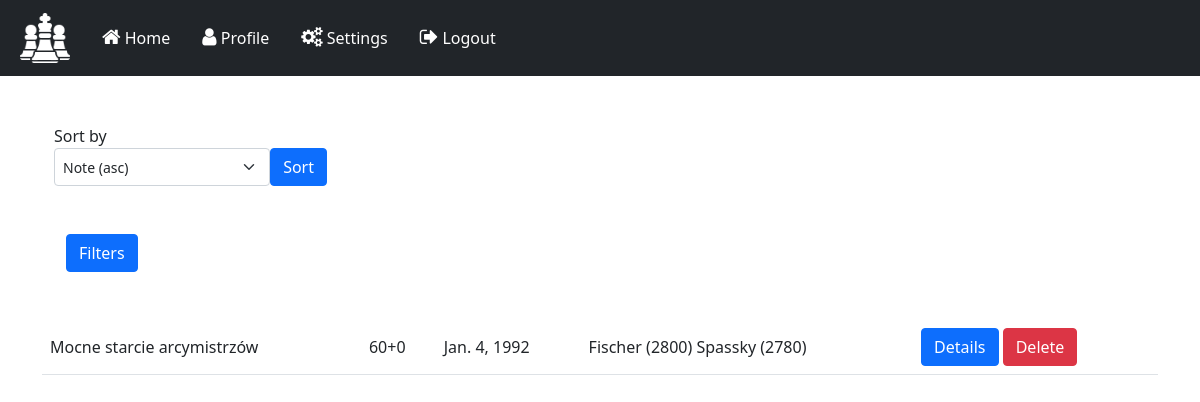
Before: /game/ (signed in) with the older database file.
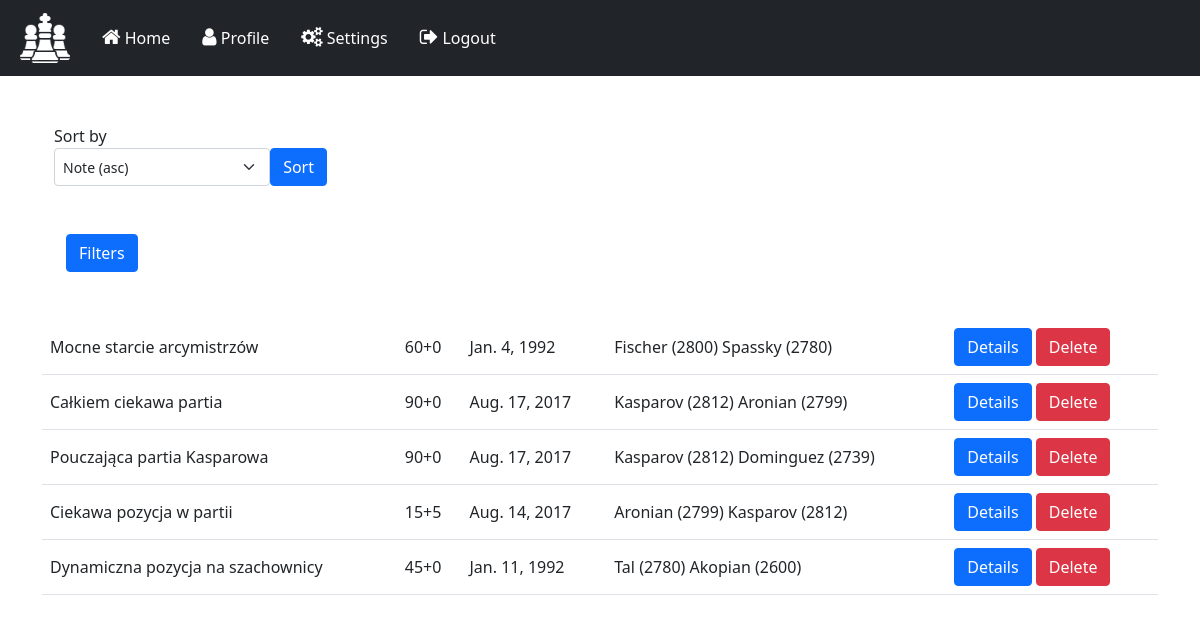
After: the same page with the newer database file.
### archive/models.py (models this page shows, shortened)
class ChessGame(models.Model):
    user = models.ForeignKey(User, on_delete=models.CASCADE, default=0)
    game_time = models.ForeignKey(GameTime, on_delete=models.CASCADE, default=0)
    note = models.TextField()
    game_date = models.DateField()

class GameTime(models.Model):
    game_time = models.IntegerField()
    time_increment = models.IntegerField()

class PlayerDetail(models.Model):
    rate = models.IntegerField()
    color = models.CharField(max_length=6, choices=COLORS, default='white')
    player = models.ForeignKey(ChessPlayer, on_delete=models.CASCADE, default=0)
    game = models.ForeignKey(ChessGame, on_delete=models.CASCADE, default=0)

class ChessPlayer(models.Model):
    name = models.CharField(max_length=255)

### archive/views.py (the view, shortened to what this page needs)
# urls.py: path('game/', GameList.as_view(template_name='list.html'), name='list'),
class GameList(generic.ListView, LoginRequiredMixin):
    model = ChessGame
    def get_queryset(self):
        player_name = self.request.GET.get('player_name', False)
        date_from = self.request.GET.get('date_from', False)
        date_to = self.request.GET.get('date_to', False)
        ranking_from = self.request.GET.get('ranking_from', False)
        ranking_to = self.request.GET.get('ranking_to', False)
        game_time = self.request.GET.get('game_time', False)
        first_move = self.request.GET.get('first_move', False)
        selected_option = self.request.GET.get('sorting_options', False)
        games = super().get_queryset().filter(user=self.request.user)
        if player_name:
            games = games.filter(playerdetail__player__name=player_name)
        if date_from:
            games = games.filter(game_date__gte=date_from)
        if date_to:
            games = games.filter(game_date__lte=date_to)
        if ranking_from:
            games = games.filter(playerdetail__rate__gte=ranking_from)
        if ranking_to:
            games = games.filter(playerdetail__rate__lte=ranking_to)
        if game_time:
            games = games.filter(game_time__game_time=game_time)
        if first_move:
            games = games.filter(movement__move_nr=1, movement__white_move=first_move)
        return games

### archive/templates/list.html (shortened to what this page needs)
{% extends 'layout.html' %}
{% load static %}
{% block content %}
{% if user.is_authenticated %}
<div class="container d-flex justify-content-center flex-column">
  <div class="col-md-3 my-5">
      <label for="sorting_options">Sort by</label>
      <form method="get" action="{% url 'list' %}" class=" d-flex">
        <select id="sorting_options" name="sorting_options" class="form-select form-select-sm mr-3">
          <option value="note" selected>Note (asc)</option>
        </select>
        <button class="btn btn-primary" type="submit">Sort</button>
      </form>
  </div>
  <div class="mb-5 container">
    <button class="btn btn-primary" type="button" data-bs-toggle="collapse" data-bs-target="#filters" aria-expanded="false" aria-controls="collapseExample">
      Filters
    </button>
  </div>
</div>
<table class="table align-middle">
  <tbody>
    {% for game in object_list %}
      <tr>
        <td>{{ game.note }}</td>
        <td>{{ game.game_time.game_time }}+{{ game.game_time.time_increment }}</td>
        <td>{{ game.game_date }}</td>
        <td>
          {% for player_detail in game.playerdetail_set.all %}
            {{ player_detail.player.name }} ({{ player_detail.rate }})
          {% endfor %}
        </td>
        <td>
          <a class="btn btn-primary" href="{% url 'details' pk=game.id %}" role="button">Details</a>
          <a class="btn btn-danger" href="{% url 'delete-game' game.id %}" role="button">Delete</a>
        </td>
      </tr>
    {% endfor %}
  </tbody>
</table>
{% else %}
<div class="container text-center">
    <h2 class="text-center">You are not logged in</h2>
    <a href="{% url 'login' %}">Log In</a>
</div>
{% endif %}
{% endblock %}

### templates/layout.html (shortened to what this page needs)
{% extends 'base.html' %}
{% block body %}
    {% load static %}
    <nav class="navbar navbar-expand-lg bg-dark navbar-dark">
        <a class="navbar-brand" href="/">
            <img src="{% static 'archive/images/chess.png' %}" alt="Site logo" style="margin-left: 20px; width: 50px;">
        </a>
        <div class="collapse navbar-collapse" id="navbarNav">
            <ul class="nav justify-content-center">
                <li class="nav-item active">
                    <a class="nav-link text-white" href="/">
                        <i class="fa fa-home" aria-hidden="true" style="color: white; font-size: 20px;"></i>
                        Home
                    </a>
                </li>
                {% if user.is_authenticated %}
                <li class="nav-item">
                    <a class="nav-link text-white" href="/profile">
                        <i class="fa fa-user" aria-hidden="true" style="color: white; font-size: 20px;"></i>
                        Profile
                    </a>
                </li>
                {% endif %}
                {% if user.is_superuser %}
                    <li class="nav-item">
                        <a class="nav-link text-white" href="/admin">
                            <i class="fa fa-cogs" aria-hidden="true" style="color: white; font-size: 20px;"></i>
                            Settings
                        </a>
                    </li>
                {% endif %}
                {% if user.is_authenticated %}
                <li class="nav-item">
                    <a class="nav-link text-white" href="{% url 'logout' %}">
                        <i class="fa fa-sign-out" aria-hidden="true" style="color: white; font-size: 20px;"></i>
                        Logout
                    </a>
                </li>
                {% endif %}
            </ul>
        </div>
    </nav>
    <main class="container">
      {% block content %}
      {% endblock %}
    </main>
{% endblock %}

### templates/base.html (shortened to what this page needs)
<!DOCTYPE html>
<html lang="pl">
<head>
  {% load static %}
  <link href="https://cdn.jsdelivr.net/npm/bootstrap@5.0.0/dist/css/bootstrap.min.css"
        rel="stylesheet"
>
  <link rel="stylesheet" href="https://stackpath.bootstrapcdn.com/font-awesome/4.7.0/css/font-awesome.min.css"
>
  <link href="{% static 'archive/style.css' %}"
        rel="stylesheet">
</head>
<body>
  {% block body %}
  {% endblock %}
</body>
</html>

### archive/static/archive/style.css (style rules this page uses)
html, body { height: 100%; }

Changed rows visible on the page:
added ChessGame: note "Całkiem ciekawa partia", game_time.game_time "90", game_time.time_increment "0", game_date "Aug. 17, 2017"
added PlayerDetail: player.name "Kasparov", rate "2812", shown under "Całkiem ciekawa partia"
added PlayerDetail: player.name "Aronian", rate "2799", shown under "Całkiem ciekawa partia"
added ChessGame: note "Pouczająca partia Kasparowa", game_time.game_time "90", game_time.time_increment "0", game_date "Aug. 17, 2017"
added PlayerDetail: player.name "Kasparov", rate "2812", shown under "Pouczająca partia Kasparowa"
added PlayerDetail: player.name "Dominguez", rate "2739", shown under "Pouczająca partia Kasparowa"
added ChessGame: note "Ciekawa pozycja w partii", game_time.game_time "15", game_time.time_increment "5", game_date "Aug. 14, 2017"
added PlayerDetail: player.name "Aronian", rate "2799", shown under "Ciekawa pozycja w partii"
added PlayerDetail: player.name "Kasparov", rate "2812", shown under "Ciekawa pozycja w partii"
added ChessGame: note "Dynamiczna pozycja na szachownicy", game_time.game_time "45", game_time.time_increment "0", game_date "Jan. 11, 1992"
added PlayerDetail: player.name "Tal", rate "2780", shown under "Dynamiczna pozycja na szachownicy"
added PlayerDetail: player.name "Akopian", rate "2600", shown under "Dynamiczna pozycja na szachownicy"
